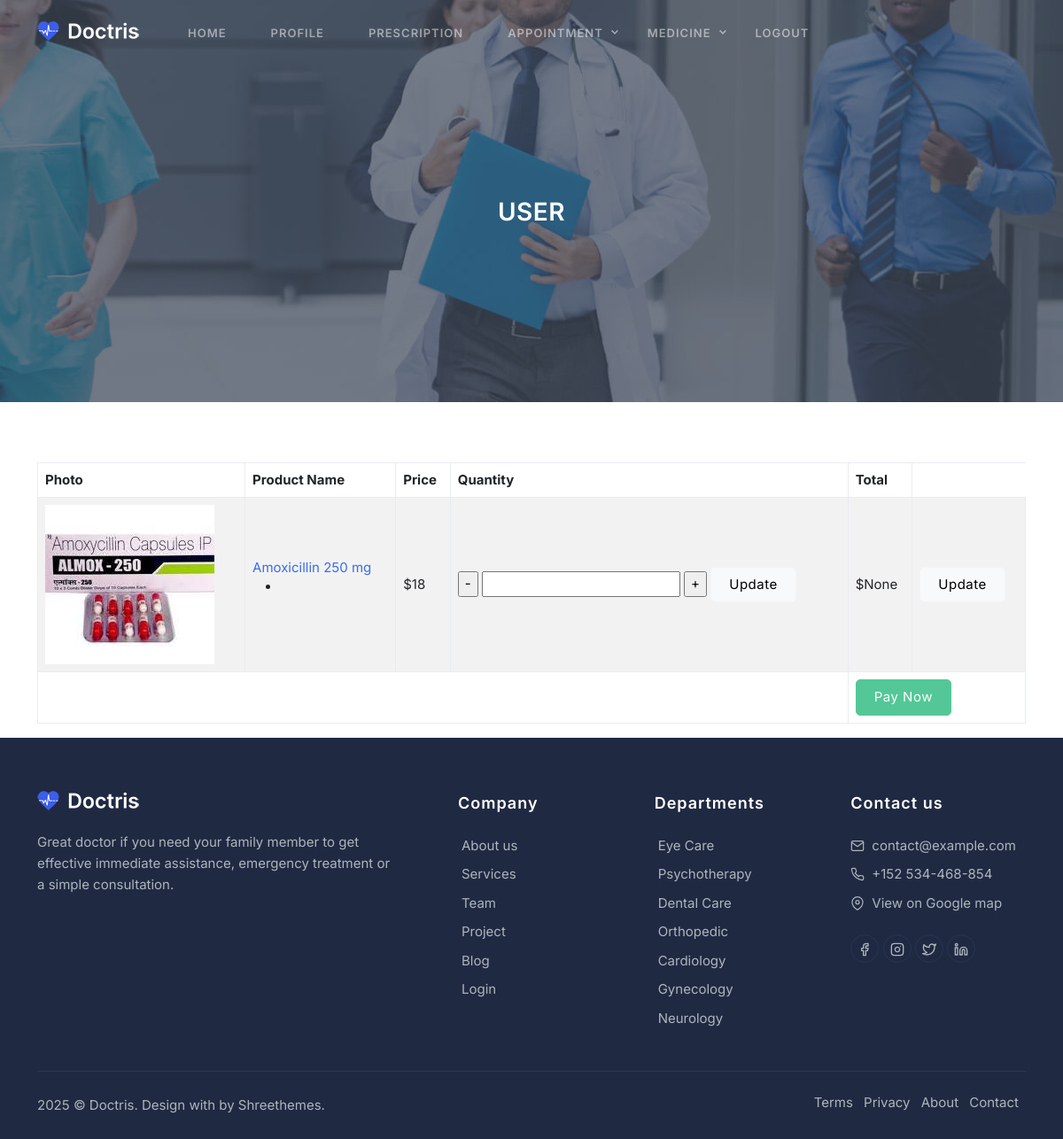
/medicine_payment/ (signed in), run on the app's committed database.
### myapp/models.py (models this page shows)
class MedicineOrder(models.Model):
    Pharmacist = models.ForeignKey(Pharmacist, on_delete=models.CASCADE, null=True)
    uid = models.ForeignKey(User, on_delete=models.CASCADE, null=True)
    mid = models.ForeignKey(Medicine, on_delete=models.CASCADE, null=True)
    date = models.DateField(auto_now_add=True)
    status = models.CharField(max_length=50, default='in_cart')
    qty = models.IntegerField(null=True)
    total = models.IntegerField(null=True)
    profit = models.IntegerField(null=True, blank=True)  # New field for profit tracking

class Medicine(models.Model):
    pid=models.ForeignKey(Pharmacist, on_delete=models.CASCADE, null=True)
    name=models.CharField(max_length=255)
    price=models.IntegerField()
    desc=models.CharField(max_length=255,null=True, blank=True)
    qty=models.IntegerField()
    image = models.FileField(null=True, upload_to="profile")
    date=models.DateField(null=True)
    expiry=models.DateField(null=True)
    side_effects=models.CharField(max_length=255,null=True)
    orginal_Price=models.IntegerField(null=True)

### myapp/views.py (the view, shortened to what this page needs)
# urls.py: path('medicine_payment/',views.medicine_payment),
def medicine_payment(request):
    uid = request.session['uid']
    cus = User.objects.get(loginId=uid)
    pro = MedicineOrder.objects.filter(uid=cus)
    return render(request, 'User/medicine_payment.html', {'pro': pro})

### templates/User/medicine_payment.html (shortened to what this page needs)
{% extends "User/common.html" %}
{% load static %}
{% block content %}
<br><br><br>
<div class="main-content">
    <section>
        <div class="container">
            <div class="section-content">
                <div class="row">
                    <div class="col-md-12">
                        <div class="table-responsive">
                            <table class="table table-striped table-bordered tbl-shopping-cart">
                                <thead>
                                    <tr>
                                        <th>Photo</th>
                                        <th>Product Name</th>
                                        <th>Price</th>
                                        <th>Quantity</th>
                                        <th>Total</th>
                                    </tr>
                                </thead>
                                <tbody>
                                    {% for i in pro %}
                                    {% if i.status == "in_cart" %}
                                    <tr class="cart_item">
                                        <td class="product-thumbnail">
                                            <a href=""><img alt="product" src="static/assets/{{i.mid.image}}" class="img-fluid"></a>
                                        </td>
                                        <td class="product-name">
                                            <a href="">{{i.mid.name}}</a>
                                            <ul class="variation">
                                                <li class="variation-size"> </li>
                                            </ul>
                                        </td>
                                        <td class="product-price">
                                            <span class="amount">${{i.mid.price}}</span>
                                        </td>
                                        <td class="product-quantity">
                                            <div class="quantity buttons_added">
                                                <form method="POST" action="">
                                                    <input type="button" class="minus" value="-">
                                                    <input type="number" size="4" class="input-text qty text" title="Qty" value="{{i.qty}}" name="qty" min="1" step="1" required>
                                                    <input type="button" class="plus" value="+">
                                                    <input type="submit" class="btn btn-light" value="Update">
                                                </form>
                                            </div>
                                        </td>
                                        <td class="product-subtotal">
                                            <span class="amount">${{i.total}}</span>
                                        </td>
                                        <td>
                                            <form method="POST" action="">
                                                <input type='submit' class="btn btn-light" value="Update">
                                            </form>
                                        </td>
                                    </tr>
                                    <tr class="cart_item">
                                        <td colspan="4"></td>
                                        <td colspan="4" >
                                            <a href="/user_payment_page?mid={{i.id}}" class="btn btn-success">Pay Now</a>
                                        </td>
                                    </tr>
                                    {% endif %}
                                    {% endfor %}
                                </tbody>
                            </table>
                        </div>
                    </div>
                </div>
            </div>
        </div>
    </section>
</div>
{% endblock %}

### data on the page
MedicineOrder: mid.image (picture), mid.name "Amoxicillin 250 mg", mid.price "18", total "None"
